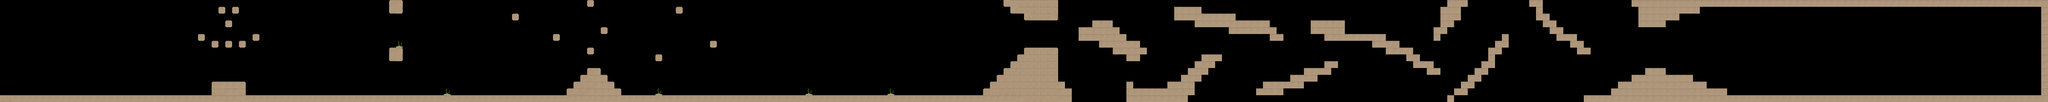

Tiled map render using the project's own tile images. Description and the map definition, with tile-layer contents summarised, below:
An orthogonal 300x15 tile map with 16x16 px tiles, 2 tile layers (Tile Layer 1, törmää) and 1 object.

<map version="1.0" orientation="orthogonal" renderorder="left-up" width="300" height="15" tilewidth="16" tileheight="16" nextobjectid="11">
 <tileset firstgid="1" name="vesi_tilesheet" tilewidth="16" tileheight="16">
  <image source="../graphics/vesi_tilesheet.png" trans="ff00ff" width="128" height="128" />
 </tileset>
 <layer name="Tile Layer 1" width="300" height="15">
  <data>[4500 cells, 9 non-empty, 2 distinct tile ids]</data>
 </layer>
 <objectgroup name="Object Layer 1">
  <object id="10" x="2414.75" y="222.25" width="0.5" />
 </objectgroup>
 <layer name="törmää" width="300" height="15">
  <data>[4500 cells, 690 non-empty, 8 distinct tile ids]</data>
 </layer>
</map>
